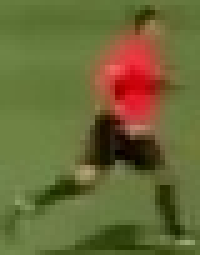
#> input picture output_videos/cropped_img.jpg, 40 x 51 px (shown 5 times larger)
$ jupyter execute color_assignment.ipynb
#> lines starting #> are read from the running program, lines starting #| are printed output that depends on the picture; after the words box and inside, x2 and y2 are one past the last pixel; in counts of white or black regions, pixels touching at a corner belong together
[cell 1]
import cv2
import matplotlib.pyplot as plt
import numpy as np
from sklearn.cluster import KMeans

[cell 2]
image_path = "../output_videos/cropped_img.jpg"
image = cv2.imread(image_path)
#> image is the input picture: shape (51, 40, 3); mean B, G, R 55, 104.1, 106.1
image = cv2.cvtColor(image, cv2.COLOR_BGR2RGB)

[cell 3]
plt.imshow(image)
plt.show()

[cell 4]
top_half_image = image[0: int(image.shape[0] / 2):, :]
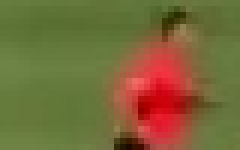
#> top_half_image: shape (25, 40, 3) (shown 6 times larger); mean R, G, B 120.1, 104.8, 56.8
plt.imshow(top_half_image)
plt.show()

# Cluster image into two clusters

[cell 5]
image_2d = top_half_image.reshape((-1, 3))
#> image_2d = 1000 rows, first 8: [102, 124, 62], [102, 124, 62], [101, 123, 61], [102, 124, 62], [102, 124, 62], [101, 123, 61], [101, 123, 61], [101, 123, 61]

# perform k-means clustering
kmeans = KMeans(n_clusters=2, random_state=0).fit(image_2d)

# get the cluster labels
labels = kmeans.labels_
#> labels = 1000 values, max 1 at index 0, min 0 at index 305, mean 0.822

# reshape the labels to the shape of the top half image
clustered_image = labels.reshape(top_half_image.shape[0], top_half_image.shape[1])
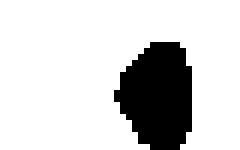
#> clustered_image: shape (25, 40) int32 (shown 6 times larger); values 0 (black) and 1 (white), 82.2% white; 1 black region, box (x1, y1, x2, y2) and area: (19, 7, 32, 25) 178

# display the clustered image
plt.imshow(clustered_image)
plt.show()

[cell 6]
corner_clusters = [clustered_image[0, 0], clustered_image[0, -1], clustered_image[-1, 0], clustered_image[-1, -1]]
#> corner_clusters = [1, 1, 1, 1]
non_player_cluster = max(set(corner_clusters), key=corner_clusters.count)
#> non_player_cluster = 1
print(non_player_cluster)
#| 1

[cell 7]
player_cluster = 1 - non_player_cluster
#> player_cluster = 0
print(player_cluster)
#| 0

[cell 8]
kmeans.cluster_centers_[player_cluster]
#> Out = [194.2, 58.44, 52.39]
